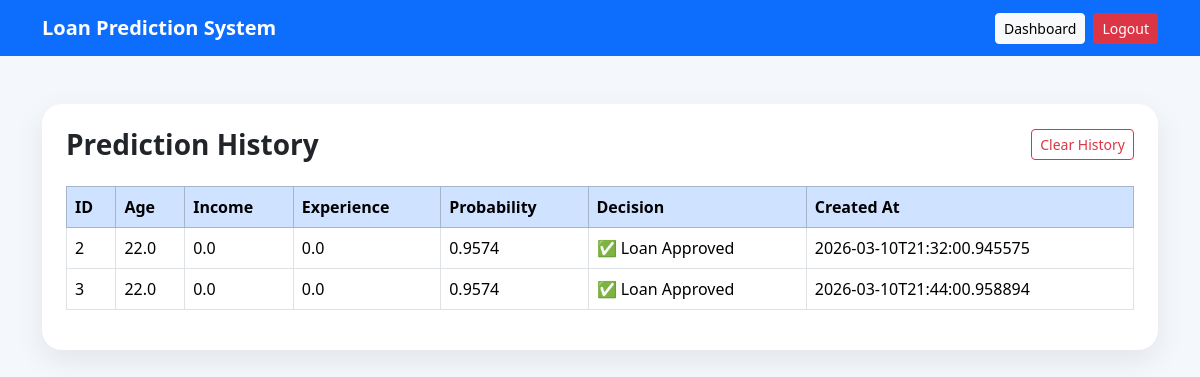
The app's page /history (signed in) with its own data.
### tables this page shows
CREATE TABLE predictions (
        id INTEGER PRIMARY KEY AUTOINCREMENT,
        user_id INTEGER NOT NULL,
        age REAL,
        experience REAL,
        income REAL,
        family REAL,
        ccavg REAL,
        education INTEGER,
        mortgage REAL,
        securities_account INTEGER,
        cd_account INTEGER,
        online INTEGER,
        creditcard INTEGER,
        probability REAL,
        decision TEXT,
        created_at TEXT NOT NULL,
        FOREIGN KEY(user_id) REFERENCES users(id)
    );

### app.py (the view)
@app.route("/history")
@login_required
def history():
    user = current_user()
    conn = get_db()
    rows = conn.execute("""
        SELECT * FROM predictions
        WHERE user_id = ?
        ORDER BY id ASC
        LIMIT 200
    """, (user["id"],)).fetchall()
    conn.close()
    return render_template("history.html", user=user, rows=rows)

### app.py (called while the page is built)
def get_db():
    conn = sqlite3.connect(DB_PATH)
    conn.row_factory = sqlite3.Row
    return conn

def login_required(view_func):
    @wraps(view_func)
    def wrapper(*args, **kwargs):
        if "user_id" not in session:
            return redirect(url_for("login"))
        return view_func(*args, **kwargs)
    return wrapper

def current_user():
    if "user_id" not in session:
        return None
    conn = get_db()
    user = conn.execute("SELECT * FROM users WHERE id = ?", (session["user_id"],)).fetchone()
    conn.close()
    return user

### templates/history.html (shortened to what this page needs)
<!DOCTYPE html>
<html lang="en">
<head>
    <link href="https://cdn.jsdelivr.net/npm/bootstrap@5.3.3/dist/css/bootstrap.min.css" rel="stylesheet">
</head>
<body>
    <nav class="navbar navbar-dark bg-primary">
        <div class="container">
            <a class="navbar-brand fw-bold" href="{{ url_for('dashboard') }}">Loan Prediction System</a>
            <div class="d-flex gap-2">
                <a href="{{ url_for('dashboard') }}" class="btn btn-light btn-sm">Dashboard</a>
                <a href="{{ url_for('logout') }}" class="btn btn-danger btn-sm">Logout</a>
            </div>
        </div>
    </nav>
    <div class="container py-5">
        <div class="card card-box">
            <div class="card-body p-4">
                <div class="d-flex justify-content-between align-items-center mb-4">
                    <h3 class="fw-bold mb-0">Prediction History</h3>
                    <form method="POST" action="{{ url_for('clear_history') }}">
                        <button type="submit" class="btn btn-outline-danger btn-sm">Clear History</button>
                    </form>
                </div>
                {% if rows %}
                <div class="table-responsive">
                    <table class="table table-bordered table-hover align-middle">
                        <thead class="table-primary">
                            <tr>
                                <th>ID</th>
                                <th>Age</th>
                                <th>Income</th>
                                <th>Experience</th>
                                <th>Probability</th>
                                <th>Decision</th>
                                <th>Created At</th>
                            </tr>
                        </thead>
                        <tbody>
                            {% for row in rows %}
                            <tr>
                                <td>{{ row['id'] }}</td>
                                <td>{{ row['age'] }}</td>
                                <td>{{ row['income'] }}</td>
                                <td>{{ row['experience'] }}</td>
                                <td>{{ "%.4f"|format(row['probability']) }}</td>
                                <td>{{ row['decision'] }}</td>
                                <td>{{ row['created_at'] }}</td>
                            </tr>
                            {% endfor %}
                        </tbody>
                    </table>
                </div>
                {% else %}
                    <div class="alert alert-info mb-0">No prediction history found.</div>
                {% endif %}
            </div>
        </div>
    </div>
</body>
</html>

### templates/history.html (style rules this page uses)
body { background: #f4f7fb; }
.card-box { border: none; border-radius: 20px; box-shadow: 0 10px 30px rgba(0,0,0,0.08); }

### records on screen
predictions: id "2", age "22.0", income "0.0", experience "0.0", probability "0.9574", decision "✅ Loan Approved", created_at "2026-03-10T21:32:00.945575"
predictions: id "3", age "22.0", income "0.0", experience "0.0", probability "0.9574", decision "✅ Loan Approved", created_at "2026-03-10T21:44:00.958894"
